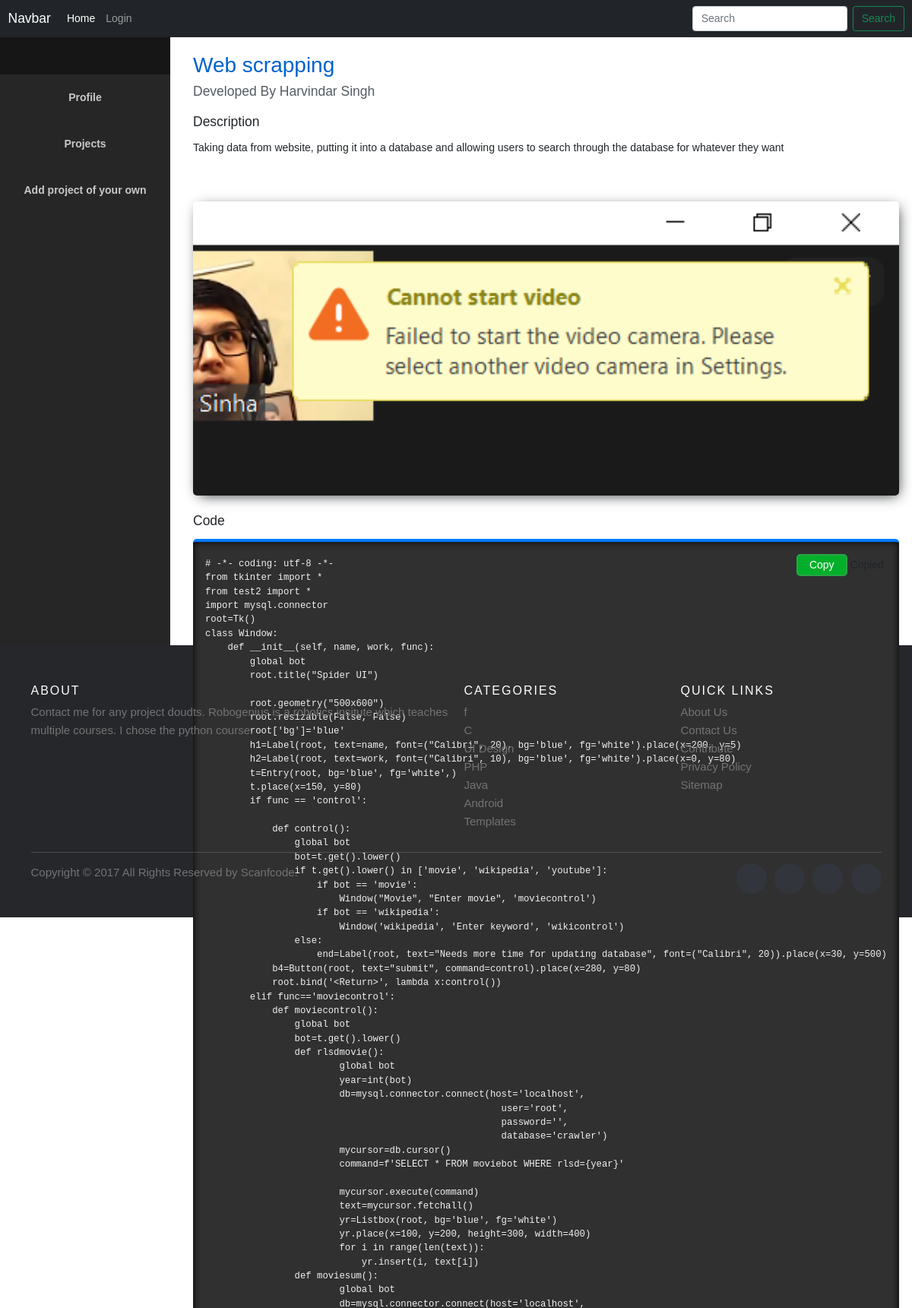
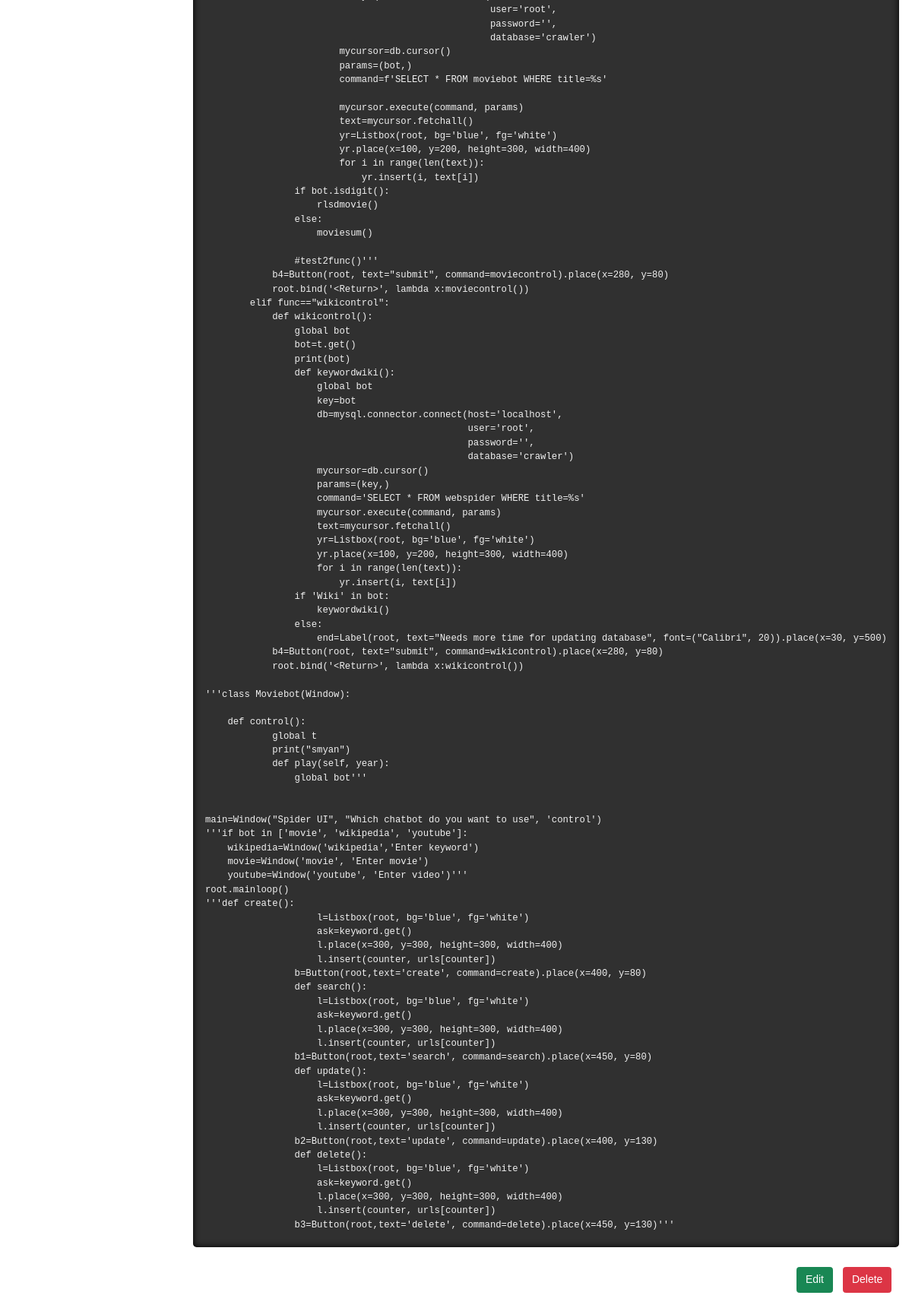
The app's page /ViewProject/13/ with its own data (2 pictures, top to bottom).
### phapp/models.py (models this page shows)
class Project(models.Model):
    email = models.EmailField(max_length=254)
    image = models.ImageField(upload_to='pics')
    name = models.CharField(max_length=50)
    developer_name = models.CharField(max_length=50)
    description = models.TextField()
    code = models.TextField()

### phapp/views.py (the view)
# urls.py: path('ViewProject/<int:pk>/', views.viewproject, name='ViewProject'),
def viewproject(request, pk):
    project = Project.objects.filter(id=pk)[0]
    return render(request, 'ViewProject.html', {'project': project})

### templates/ViewProject.html (shortened to what this page needs)
{% extends 'dashboard.html' %}
{% block content %}
<div class="das-view-projet-containner">
    	<div class="das-view-inner-containner">
	    	<div class="author-info">
	    		<h2>{{project.name}}</h2>
	    		<h5>Developed By {{project.developer_name}}</h5>
	    	</div>
	    	<div class="description">
	    		<h5>Description</h5>
	    		<p>{{project.description}}</p>
	    	</div>
			<img src="{{project.image.url}}">
	    	<div class="code-section">
	    		<h5>Code</h5>
	    		<div class="copybutton">
		    		<div class="popup" onclick="showmessage()">
		    		  <button onclick="copyTextToClipboard()">Copy</button>
					  <span class="popuptext" id="popMessage">Copied</span>
					</div>
	    		</div>
	    		<pre id="projectCode">{{project.code}}</pre>
	    	</div>
			<div class="viewProjectButtons">
	    		<a href="{% url 'EditProject' project.id  %}"><button type="button" class="btn btn-success">Edit</button></a>
				<a href="{% url 'DeleteProject' project.id  %}"><button type="button" class="btn btn-danger">Delete</button></a>
	    	</div>
    	</div>
    </div>
{% endblock %}

### static/style.css (style rules this page uses)
*,:after,:before { box-sizing:border-box }
a { color:inherit;text-decoration:none }
:root { --color-dark1: #161616; --color-dark2: #262626; --color-dark3: #393939; --color-white: rgba(255,255,255); --color-white1: rgba(255,255,255,.75); }
html, body { margin: 0; padding: 0; box-sizing: border-box; font-family: 'IBM Plex Sans', Arial, sans-serif; font-size: 14px; }
a { text-decoration: none; }
.das-view-projet-containner { width: 100%; height: 100%; background-color: #fff; }
.das-view-inner-containner { padding: 20px; padding-left: 30px; }
.das-view-inner-containner img { margin-bottom: 23px; margin-top: 15px; border-radius: 5px; width: 100%; box-shadow: 3px 4px 17px -5px #1d2124; }
.das-view-projet-containner .author-info h2 { color: #0062cc; }
.das-view-projet-containner .author-info h5 { color: #545b62; }
.das-view-projet-containner .code-section pre { background: #303030; width: 100%; color: #f1f1f1; padding: 20px 16px; border-radius: 5px; border-top: 4px solid #007bff; -moz-box-shadow: inset 0 0 10px #000; box-shadow: inset 0 0 10px #000; }
.das-view-projet-containner .code-section button { background-color: #03af2a; color: white; border-radius: 5px; font-size: 14px; border: 2px solid #28a745; padding: 2px 15px; }
.copybutton { float: right; padding: 20px; margin-bottom: -70px; margin-top: 0px; }
.das-view-projet-containner .description { margin-top: 19px; margin-bottom: 45px; }
.das-view-projet-containner h5 { margin-bottom: 13px; }
.viewProjectButtons { float: right; padding: 12px 0px 20px 0px; }
.viewProjectButtons button { margin-right: 10px; }

### records on screen
Project: name "Web scrapping", developer_name "Harvindar Singh", description "Taking data from website, putting it into a database and allowing users to search through the database for whatever they want", image (picture), code "# -*- coding: utf-8 -*- from tkinter import * from test2 import * import mysql.connector root=Tk() class Window: def __init__(self, name, work, func): global bot root.title(\"Spider UI\") root.geometry(\"500x600\") root.resizable(False, False) root['bg']='blue' h1=Label(root, text=name, font=(\"Calibri\", 20), bg='blue', fg='white').place(x=200, y=5) h2=Label(root, text=work, font=(\"Calibri\", 10), bg='blue', fg='white').place(x=0, y=80) t=Entry(root, bg='blue', fg='white',) t.place(x=150, y=80) if func == 'control': def control(): global bot bot=t.get().lower() if t.get().lower() in ['movie', 'wikipedia', 'youtube']: if bot == 'movie': Window(\"Movie\", \"Enter movie\", 'moviecontrol') if bot ==…"
